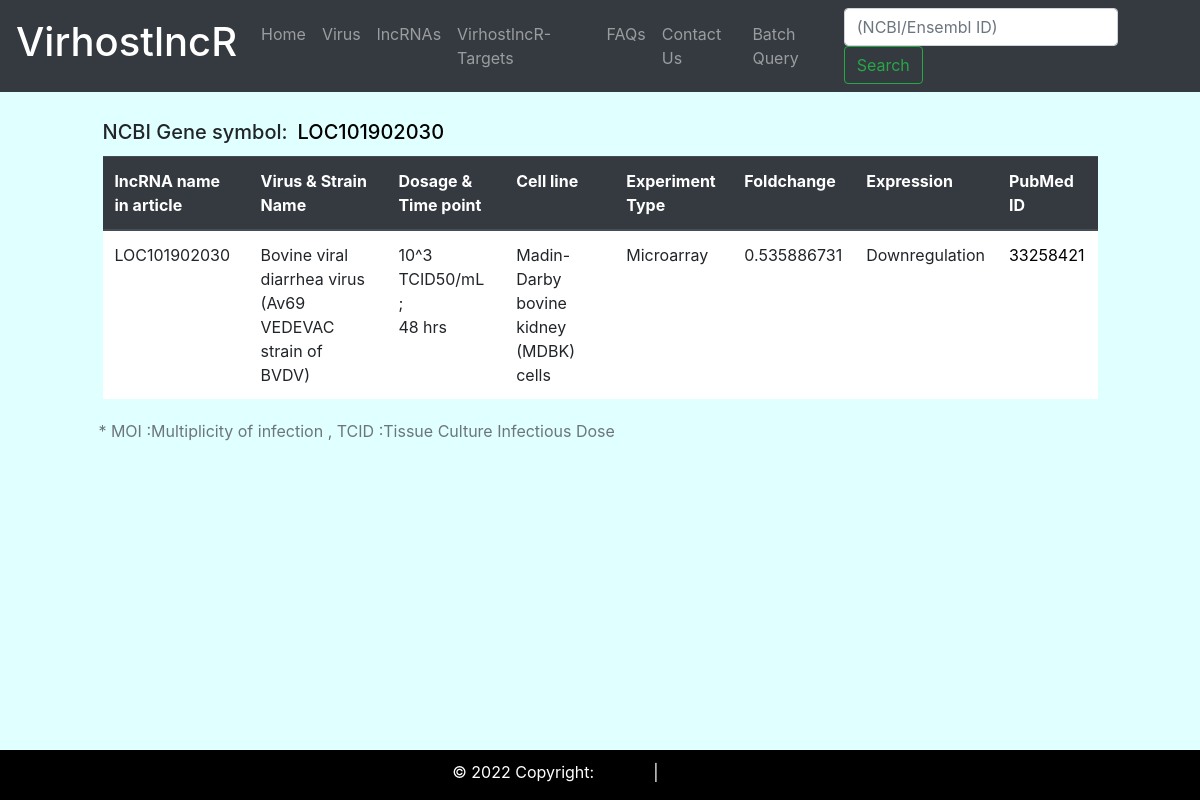
Screenshot of /VirhostlncR/rnadetials/LOC101902030/ with the database file from the repository.
### lncrna/models.py (models this page shows, shortened)
class Lncrna(models.Model):
    stimuli = models.CharField(max_length = 255)
    dosage = models.CharField(max_length = 255)
    time_point = models.CharField(max_length = 50 )
    experiment_type = models.CharField( max_length = 200)
    cell_line = models.CharField(max_length = 255)
    lncrna_name = models.CharField(max_length = 255)
    ncbi_gene = models.CharField(max_length = 255 , null = True, blank = True )
    ensembl_id = models.CharField(max_length = 255, null = True, blank = True )
    foldchange = models.CharField( max_length = 255, null = True, blank = True )
    expression = models.CharField(max_length = 50)
    pubmed_id = models.CharField(max_length = 50, null = True , blank = True)
    reference = models.CharField(max_length = 255, null = True, blank = True)

### lncrna/views.py (the view)
# urls.py: path('rnadetials/<str:lncraname>/',views.lncraname, name = 'lncraname'),
def lncraname(request, lncraname):
    lncra = Lncrna.objects.filter(Q(ncbi_gene = lncraname)|Q(ensembl_id =  lncraname) )
    has_ncbi = False
    if lncra.filter(ncbi_gene=lncraname).exists():
        has_ncbi = True
    dis_lncraname = lncraname
    context = {'lncra':lncra,'dis_lncraname':dis_lncraname,'has_ncbi':has_ncbi}
    return render(request,'lncrna/lncra_details.html',context)

### templates/lncrna/lncra_details.html (shortened to what this page needs)
{% extends 'lncrna/base.html' %}
{% block content %}
<div class="cotainer mt-1" >
<div class="row d-flex justify-content-left">
  <div class="col col-xl-1">
  </div>
<div class="col col-xl-6 pt-4">
{% if has_ncbi %}
<h5 class="h5">NCBI Gene symbol:&ensp;<a target="_blank" href="https://www.ncbi.nlm.nih.gov/gene/?term={{ dis_lncraname }}">{{ dis_lncraname }}
</a>
</h5>
{% else %}
<h5 class="h5" style="padding-left: 20px" >Ensembl ID:&ensp; <a target="_blank" href="https://asia.ensembl.org/Multi/Search/Results?q={{ dis_lncraname }}">{{ dis_lncraname }}
</a>
{% endif %}
</div>
</div>
</div>
<div class="cotainer mt-1">
<div class="row d-flex justify-content-center">
<div class="col col-xl-10">
<table class = "table" style="background-color: white;">
    <thead class="thead-dark">
     <tr>
    <th class="align-top">lncRNA name in article</th>
    <th class="align-top">Virus & Strain Name</th>
    <th class="align-top">Dosage & Time point</th>
    <th class="align-top">Cell line</th>
    <th class="align-top">Experiment Type</th>
    <th class="align-top">Foldchange</th>
    <th class="align-top">Expression</th>
    <th class="align-top">PubMed ID</th>
    </tr>
    {% for vrs in lncra %}
  <tr>
      <td>{{ vrs.lncrna_name }}</td>
      <td>{{ vrs.stimuli }}</td>
      <td>{{ vrs.dosage }};
        <br>
      {{ vrs.time_point }}</td>
      <td>{{ vrs.cell_line }}</td>
      <td>{{ vrs.experiment_type }}</td>
      <td>{{ vrs.foldchange }}</td>
      <td>{{ vrs.expression }}</td>
      <td> <a href="https://pubmed.ncbi.nlm.nih.gov/{{ vrs.pubmed_id }}" target="_blank"> {{ vrs.pubmed_id }} </a></td>
  </tr>
{% endfor %}
</table>
</div>
</div>
</div>
<div class="mt-1">
  <div class="row">
    <div class="col xl-10" style="margin-left: 8%;">
      <div class="d-flex justify-content-left">
  <p class=" text-muted">* MOI :Multiplicity of infection , TCID :Tissue Culture Infectious Dose</p>
    </div>
    </div>
  </div>
</div>
{% endblock %}

### templates/lncrna/base.html (style rules this page uses)
body { background-color: #E0FFFF; }

### templates/lncrna/lncra_details.html (style rules this page uses)
a { color: black; text-decoration: none; }

### rows the page displays
Lncrna: lncrna_name "LOC101902030", stimuli "Bovine viral diarrhea virus (Av69 VEDEVAC strain of BVDV)", dosage "10^3 TCID50/mL", time_point "48 hrs", cell_line "Madin-Darby bovine kidney (MDBK) cells", experiment_type "Microarray", foldchange "0.535886731", expression "Downregulation", pubmed_id "33258421"

### other values shown
{{ dis_lncraname }} "LOC101902030"
